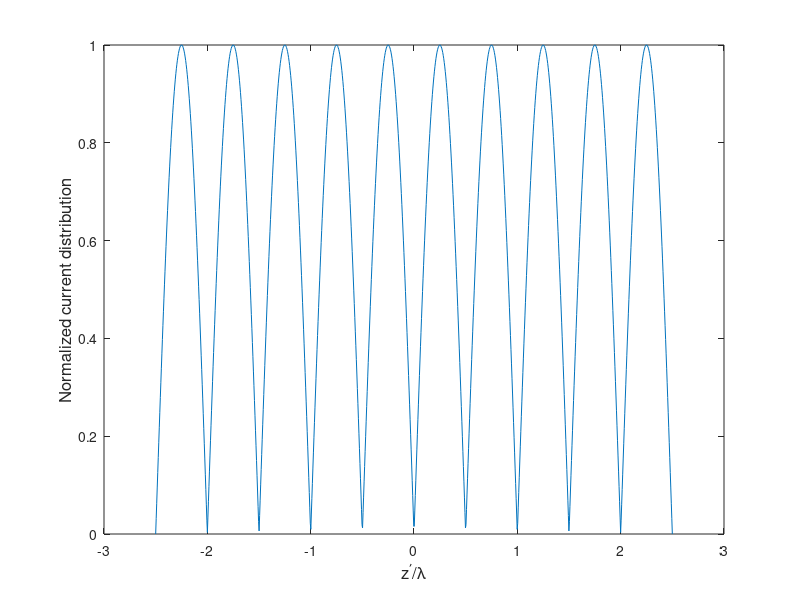

Write MATLAB code to recreate this figure. (Note: this script raises an error after producing the figure.)
clc;clear;close;
L=input('\n Length of dipole in wavelengths: ');
eta=120*pi;
I0=1;
theta=(1:1:180)*pi/180;
dth=theta(2)-theta(1);
U=eta*(abs(I0)^2/(8*pi^2))*((cos((L*pi)*cos(theta))-cos(L*pi))./sin(theta)).^2;
UMAX=max(U);
Prad=sum(U.*sin(theta)*dth*2*pi);
D=(4*pi*UMAX)/Prad;
d_db=10*log10(D);
Rr=(2*Prad)/(abs(I0)^2);
z=linspace(-L/2,L/2,1000);I=sin(2*pi*(L/2-abs(z)));
figure(1),plot(z,abs(I));
xlabel('z^{\prime}/\lambda','FontSize',12);
ylabel('Normalized current distribution','FontSize',12);


theta=(1:1:360)*(pi/100);
r=10;
lambda=0.3;
k=(2*pi)/lambda;
L=lambda/2;
E=1*i*eta*I0*exp(-1*i*k*r)*(1/(2*pi*r))*((cos(k*L*cos(theta)/2)-cos(k*L/2))./sin(theta));
figure(2);
polarplot(theta,abs(E));

fprintf('/n Maximum radiated power : %fwatts\n',Prad);
fprintf('\nMaximum directivity : %f\n',D);
fprintf('\nMaximum directivity in dBm :%f(dBi)\n',d_db);
fprintf('\nRadiation resistance : %fohms\n',Rr);